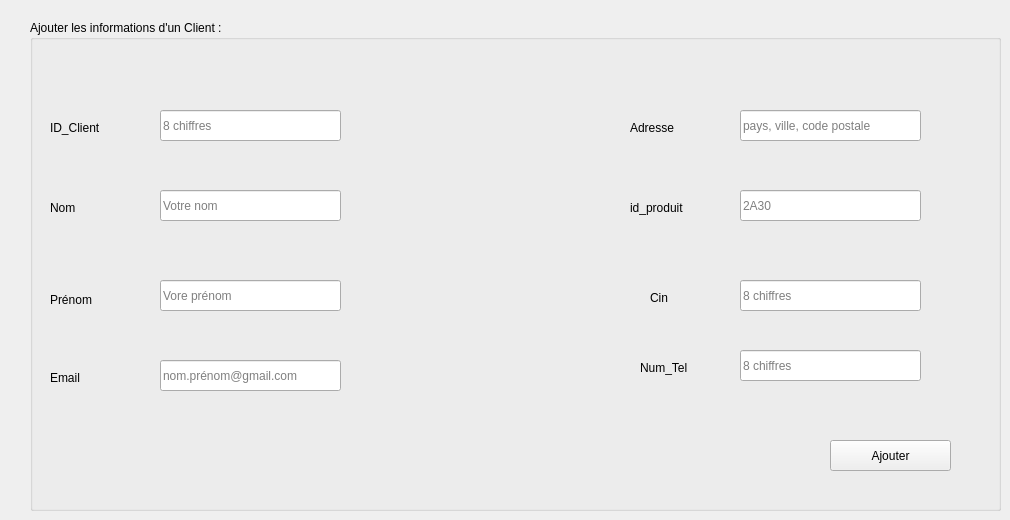
    <widget class="QWidget" name="Enregistrement">
     <attribute name="title">
      <string>Enregistrement</string>
     </attribute>
     <widget class="QLabel" name="label_5">
      <property name="geometry">
       <rect>
        <x>170</x>
        <y>330</y>
        <width>56</width>
        <height>16</height>
       </rect>
      </property>
      <property name="text">
       <string/>
      </property>
     </widget>
     <widget class="QLabel" name="cinsclients">
      <property name="geometry">
       <rect>
        <x>650</x>
        <y>290</y>
        <width>56</width>
        <height>16</height>
       </rect>
      </property>
      <property name="text">
       <string>Cin</string>
      </property>
     </widget>
     <widget class="QLabel" name="prenomsclients">
      <property name="geometry">
       <rect>
        <x>50</x>
        <y>290</y>
        <width>71</width>
        <height>20</height>
       </rect>
      </property>
      <property name="text">
       <string>Prénom</string>
      </property>
     </widget>
     <widget class="QLabel" name="nomsclients">
      <property name="geometry">
       <rect>
        <x>50</x>
        <y>200</y>
        <width>91</width>
        <height>16</height>
       </rect>
      </property>
      <property name="text">
       <string>Nom</string>
      </property>
     </widget>
     <widget class="QLabel" name="idproduitsclients">
      <property name="geometry">
       <rect>
        <x>630</x>
        <y>200</y>
        <width>71</width>
        <height>16</height>
       </rect>
      </property>
      <property name="text">
       <string>id_produit</string>
      </property>
     </widget>
     <widget class="QLabel" name="idclients">
      <property name="geometry">
       <rect>
        <x>50</x>
        <y>120</y>
        <width>81</width>
        <height>16</height>
       </rect>
      </property>
      <property name="text">
       <string>ID_Client</string>
      </property>
     </widget>
     <widget class="QLineEdit" name="EmailClient_3">
      <property name="geometry">
       <rect>
        <x>160</x>
        <y>360</y>
        <width>181</width>
        <height>31</height>
       </rect>
      </property>
      <property name="placeholderText">
       <string>nom.prénom@gmail.com</string>
      </property>
     </widget>
     <widget class="QLabel" name="emailsclients">
      <property name="geometry">
       <rect>
        <x>50</x>
        <y>370</y>
        <width>56</width>
        <height>16</height>
       </rect>
      </property>
      <property name="text">
       <string>Email</string>
      </property>
     </widget>
     <widget class="QLabel" name="numtelsclients">
      <property name="geometry">
       <rect>
        <x>640</x>
        <y>360</y>
        <width>56</width>
        <height>16</height>
       </rect>
      </property>
      <property name="text">
       <string>Num_Tel</string>
      </property>
     </widget>
     <widget class="QLabel" name="adressesclients">
      <property name="geometry">
       <rect>
        <x>630</x>
        <y>120</y>
        <width>56</width>
        <height>16</height>
       </rect>
      </property>
      <property name="text">
       <string>Adresse</string>
      </property>
     </widget>
     <widget class="QLineEdit" name="PrenomClient_3">
      <property name="geometry">
       <rect>
        <x>160</x>
        <y>280</y>
        <width>181</width>
        <height>31</height>
       </rect>
      </property>
      <property name="placeholderText">
       <string>Vore prénom</string>
      </property>
     </widget>
     <widget class="QLineEdit" name="NomClient_3">
      <property name="geometry">
       <rect>
        <x>160</x>
        <y>190</y>
        <width>181</width>
        <height>31</height>
       </rect>
      </property>
      <property name="placeholderText">
       <string>Votre nom</string>
      </property>
     </widget>
     <widget class="QLineEdit" name="idClient_3">
      <property name="geometry">
       <rect>
        <x>160</x>
        <y>110</y>
        <width>181</width>
        <height>31</height>
       </rect>
      </property>
      <property name="placeholderText">
       <string>8 chiffres </string>
      </property>
     </widget>
     <widget class="QLineEdit" name="numClient_3">
      <property name="geometry">
       <rect>
        <x>740</x>
        <y>350</y>
        <width>181</width>
        <height>31</height>
       </rect>
      </property>
      <property name="placeholderText">
       <string>8 chiffres </string>
      </property>
     </widget>
     <widget class="QLineEdit" name="cinClient_3">
      <property name="geometry">
       <rect>
        <x>740</x>
        <y>280</y>
        <width>181</width>
        <height>31</height>
       </rect>
      </property>
      <property name="placeholderText">
       <string>8 chiffres </string>
      </property>
     </widget>
     <widget class="QLineEdit" name="idProduitClient_3">
      <property name="geometry">
       <rect>
        <x>740</x>
        <y>190</y>
        <width>181</width>
        <height>31</height>
       </rect>
      </property>
      <property name="placeholderText">
       <string>2A30</string>
      </property>
     </widget>
     <widget class="QLineEdit" name="adresseClient_3">
      <property name="geometry">
       <rect>
        <x>740</x>
        <y>110</y>
        <width>181</width>
        <height>31</height>
       </rect>
      </property>
      <property name="placeholderText">
       <string>pays, ville, code postale</string>
      </property>
     </widget>
     <widget class="QGroupBox" name="groupBox">
      <property name="geometry">
       <rect>
        <x>30</x>
        <y>20</y>
        <width>971</width>
        <height>491</height>
       </rect>
      </property>
      <property name="title">
       <string>Ajouter les informations d'un Client : </string>
      </property>
      <widget class="QPushButton" name="AjouterClient">
       <property name="geometry">
        <rect>
         <x>800</x>
         <y>420</y>
         <width>121</width>
         <height>31</height>
        </rect>
       </property>
       <property name="text">
        <string>Ajouter</string>
       </property>
      </widget>
     </widget>
     <zorder>groupBox</zorder>
     <zorder>label_5</zorder>
     <zorder>cinsclients</zorder>
     <zorder>prenomsclients</zorder>
     <zorder>nomsclients</zorder>
     <zorder>idproduitsclients</zorder>
     <zorder>idclients</zorder>
     <zorder>EmailClient_3</zorder>
     <zorder>emailsclients</zorder>
     <zorder>numtelsclients</zorder>
     <zorder>adressesclients</zorder>
     <zorder>PrenomClient_3</zorder>
     <zorder>NomClient_3</zorder>
     <zorder>idClient_3</zorder>
     <zorder>numClient_3</zorder>
     <zorder>cinClient_3</zorder>
     <zorder>idProduitClient_3</zorder>
     <zorder>adresseClient_3</zorder>
    </widget>
